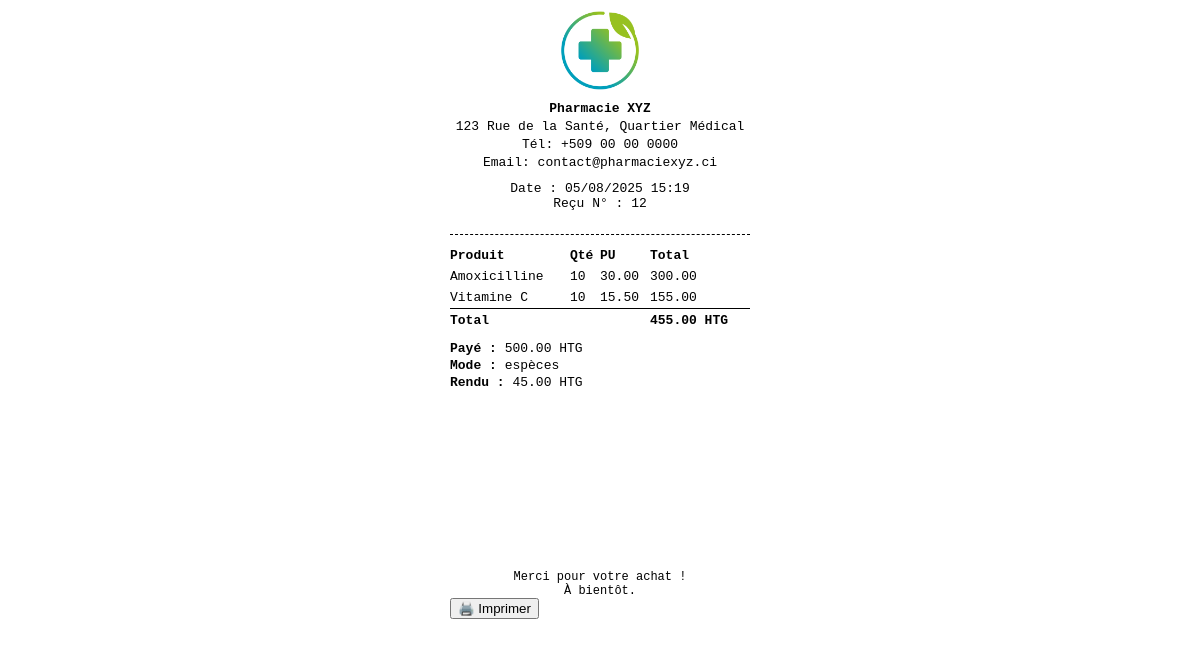
The app's page /sales/receipt/12 (signed in) with its own data.
### app/models.py (models this page shows, shortened)
class Sale(db.Model):
    id = db.Column(db.Integer, primary_key=True)
    user_id = db.Column(db.Integer, db.ForeignKey('user.id'))
    date = db.Column(db.DateTime, default=datetime.utcnow)
    user = db.relationship('User', back_populates='sales')
    items = db.relationship('SaleItem', back_populates='sale', cascade='all, delete-orphan')
    @property
    def total_amount(self):
        return sum(item.total_price for item in self.items)

class SaleItem(db.Model):
    id = db.Column(db.Integer, primary_key=True)
    sale_id = db.Column(db.Integer, db.ForeignKey('sale.id'), nullable=False)
    drug_id = db.Column(db.Integer, db.ForeignKey('drug.id'), nullable=False)
    quantity = db.Column(db.Integer, nullable=False)
    unit_price = db.Column(db.Float, nullable=False)
    sale = db.relationship('Sale', back_populates='items')
    drug = db.relationship('Drug')
    @property
    def total_price(self):
        return self.quantity * self.unit_price

class Drug(db.Model):
    id = db.Column(db.Integer, primary_key=True)
    name = db.Column(db.String(100), nullable=False)
    unit = db.Column(db.String(30))  # comprimé, flacon, etc.
    price = db.Column(db.Float, nullable=False)
    expiration_date = db.Column(db.Date, nullable=False)
    commentaire = db.Column(db.Text, nullable=True)
    category_id = db.Column(db.Integer, db.ForeignKey('category.id'), nullable=True)
    category = db.relationship('Category', back_populates='drugs')
    sales = db.relationship('SaleItem', back_populates='drug')
    losses = db.relationship('LossRecord', back_populates='drug')
    purchase_items = db.relationship('PurchaseItem', back_populates='drug')

class Payment(db.Model):
    id = db.Column(db.Integer, primary_key=True)
    sale_id = db.Column(db.Integer, db.ForeignKey('sale.id'), nullable=False, unique=True)
    amount_paid = db.Column(db.Float, nullable=False)
    payment_method = db.Column(db.String(50), nullable=False)  # espèces, mobile, carte, etc.
    payment_date = db.Column(db.DateTime, default=datetime.utcnow)
    sale = db.relationship('Sale', backref=db.backref('payment', uselist=False))

### app/routes/sale.py (the view)
@bp.route('/receipt/<int:sale_id>')
@login_required
def sale_receipt(sale_id):
    sale = Sale.query.options(
        joinedload(Sale.items).joinedload(SaleItem.drug),  # utilise l'attribut de classe, pas une chaîne
        joinedload(Sale.user)
    ).get_or_404(sale_id)
    return render_template('sales/receipt.html', sale=sale)

### app/routes/auth.py (called while the page is built)
@login_manager.user_loader
def load_user(user_id):
    return User.query.get(int(user_id))

### app/templates/sales/receipt.html (shortened to what this page needs)
<!DOCTYPE html>
<html lang="fr">
<head>
</head>
<body>
<div class="header">
    <img src="{{ url_for('static', filename='img/logo600.png') }}" alt="Logo pharmacie" class="logo">
    <div class="pharmacy-info">
        <strong>Pharmacie XYZ</strong><br>
        123 Rue de la Santé, Quartier Médical<br>
        Tél: +509 00 00 0000<br>
        Email: contact@pharmaciexyz.ci
    </div>
    <p style="margin-top: 8px; font-size: 13px;">
        Date : {{ sale.date.strftime("%d/%m/%Y %H:%M") }}<br>
        Reçu N° : {{ sale.id }}
    </p>
</div>
<table>
    <thead>
        <tr>
            <th>Produit</th>
            <th>Qté</th>
            <th>PU</th>
            <th>Total</th>
        </tr>
    </thead>
    <tbody>
        {% for item in sale.items %}
        <tr>
            <td>{{ item.drug.name }}</td>
            <td>{{ item.quantity }}</td>
            <td>{{ "%.2f"|format(item.unit_price) }}</td>
            <td>{{ "%.2f"|format(item.total_price) }}</td>
        </tr>
        {% endfor %}
    </tbody>
    <tfoot>
        <tr>
            <td colspan="3">Total</td>
            <td>{{ "%.2f"|format(sale.total_amount) }} HTG</td>
        </tr>
    </tfoot>
</table>
<div class="totals">
    {% if sale.payment %}
        <p><strong>Payé :</strong> {{ "%.2f"|format(sale.payment.amount_paid) }} HTG</p>
        <p><strong>Mode :</strong> {{ sale.payment.payment_method }}</p>
        <p><strong>Rendu :</strong> {{ "%.2f"|format(sale.payment.amount_paid - sale.total_amount) }} HTG</p>
    {% else %}
        <p style="color: red;">⚠️ Paiement non enregistré</p>
    {% endif %}
</div>
<div class="barcode">
    <svg id="barcode"></svg>
</div>
<div class="footer">
    Merci pour votre achat !<br>
    À bientôt.
</div>
<button onclick="window.print()">🖨️ Imprimer</button>
</body>
</html>

### app/templates/sales/receipt.html (style rules this page uses)
body { font-family: monospace; max-width: 300px; margin: auto; padding: 10px; }
.header { text-align: center; border-bottom: 1px dashed #000; padding-bottom: 10px; margin-bottom: 10px; }
.logo { max-width: 80px; margin-bottom: 5px; }
.pharmacy-info { font-size: 13px; line-height: 1.4; }
table { width: 100%; border-collapse: collapse; margin-top: 10px; font-size: 13px; }
th, td { text-align: left; padding: 3px 0; }
tfoot td { font-weight: bold; border-top: 1px solid #000; padding-top: 4px; }
.barcode { text-align: center; margin-top: 12px; }
.footer { text-align: center; font-size: 12px; margin-top: 14px; }
.totals { margin-top: 10px; font-size: 13px; }
.totals p { margin: 2px 0; }

### records on screen
Sale: date "05/08/2025 15:19", id "12"
SaleItem: drug.name "Amoxicilline", quantity "10", unit_price "30.00", total_price "300.00", total_amount "455.00"
SaleItem: drug.name "Vitamine C", quantity "10", unit_price "15.50", total_price "155.00"
Payment: payment.amount_paid "500.00", payment.payment_method "espèces", sale.payment.amount_paid-sale.total_amount "45.00"
